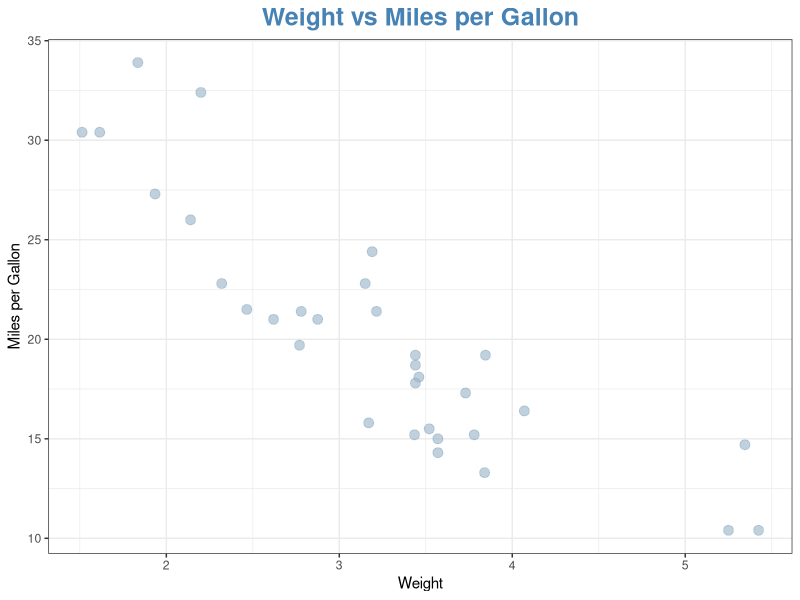
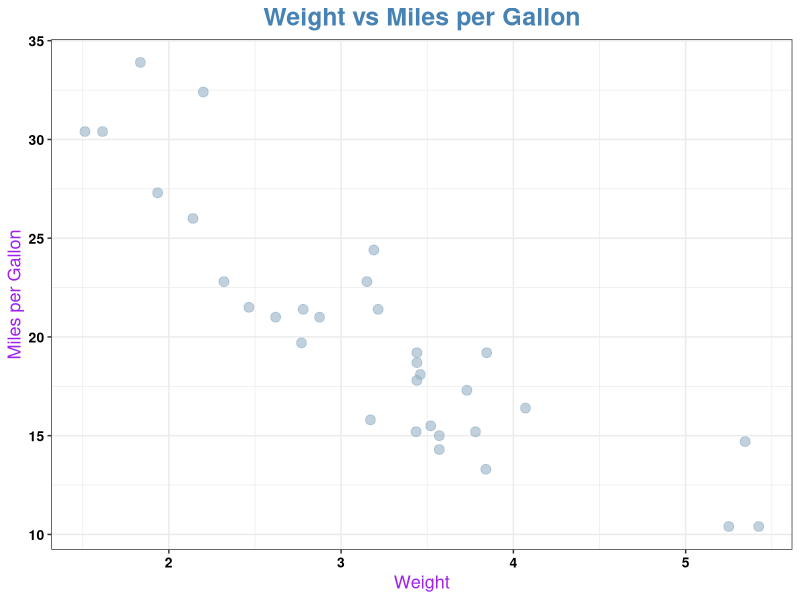
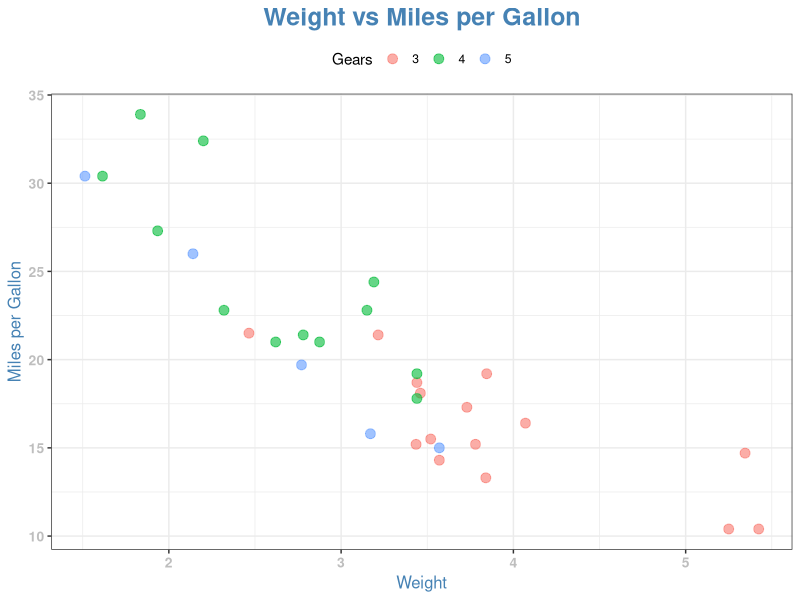
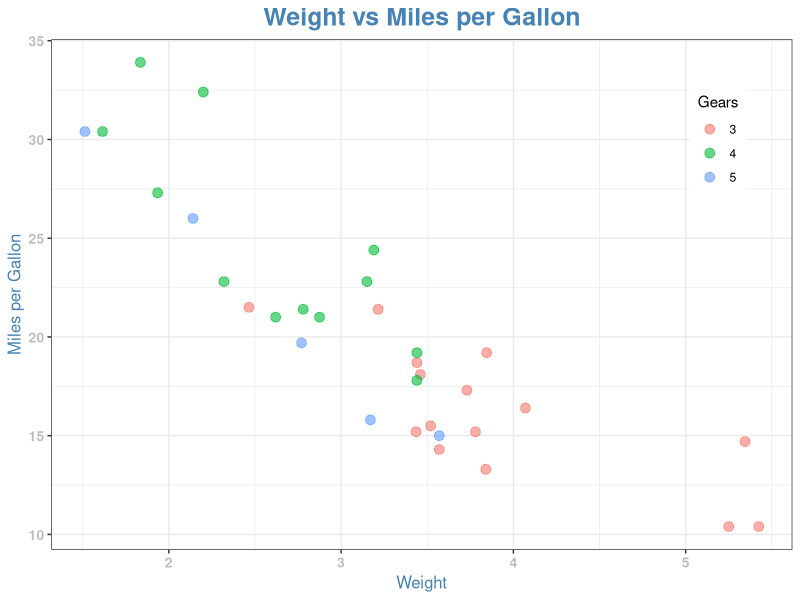
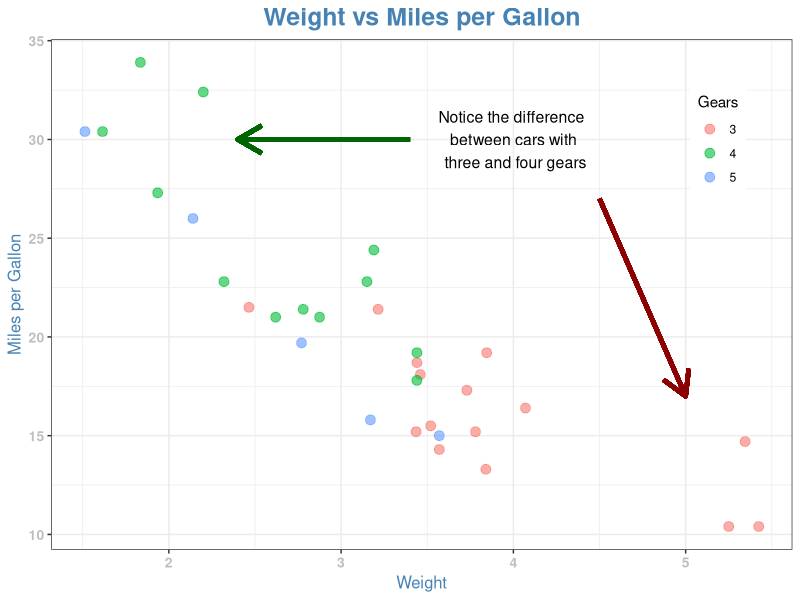
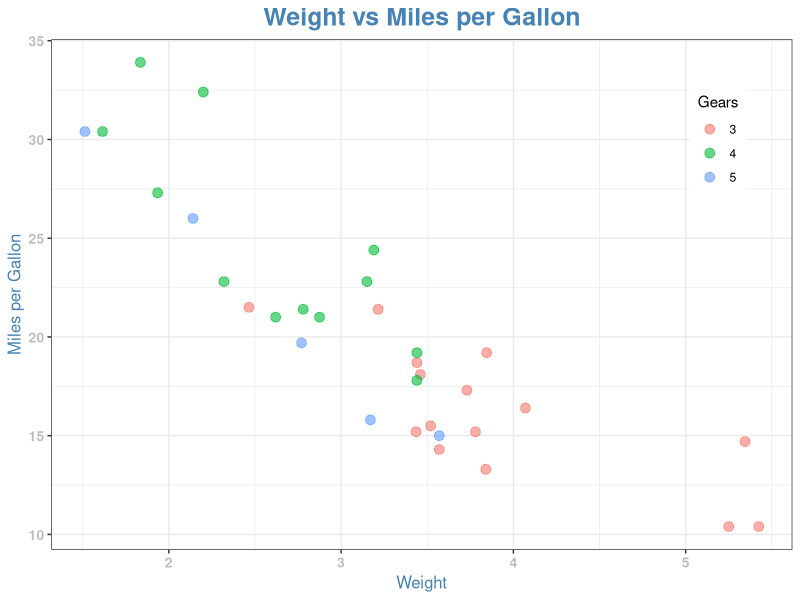

Source code (R) for these figures, in order:
library(tidyverse)


mtcars %>%
  ggplot(aes(x = wt, y = mpg)) +
  geom_point(size = 3,
             colour = "#97B3C6",
             alpha = 0.6)+
  labs(title = "Weight vs Miles per Gallon",
       x = "Weight",
       y = "Miles per Gallon")+
  theme_bw()+
  theme(plot.title =
          element_text(size = 18,
                       face = "bold",
                       color = "steelblue",
                       hjust = 0.5)) 


## we can change the font size, color, weight etc. 
# of both the x and y axis titles and 
# the tic mark labels too


mtcars %>%
  ggplot(aes(x = wt, y = mpg)) +
  geom_point(size = 3,
             colour = "#97B3C6",
             alpha = 0.6)+
  labs(title = "Weight vs Miles per Gallon",
       x = "Weight",
       y = "Miles per Gallon") +
  theme_bw() +
  theme(plot.title =
          element_text(size = 18,
                       face = "bold",
                       color = "steelblue",
                       hjust = 0.5),
        axis.text =
          element_text(size = 10,
                       color = "black",
                       face = "bold"),
        axis.title =
          element_text(size = 13,
                       color = "purple"))



# Legend position

mtcars %>%
  ggplot(aes(x = wt, y = mpg, color = factor(gear))) +
  geom_point(size = 3,
             alpha = 0.6)+
  labs(title = "Weight vs Miles per Gallon",
       x = "Weight",
       y = "Miles per Gallon",
       color = "Gears") +
  theme_bw()+
  theme(plot.title =
          element_text(size = 18,
                       face = "bold",
                       color = "steelblue",
                       hjust = 0.5),
        axis.text =
          element_text(size = 10,
                       color = "grey",
                       face = "bold"),
        axis.title =
          element_text(size = 12,
                       color = "steelblue")) +
  theme(legend.position = "top") 



## Changing Legend position

mtcars %>%
  ggplot(aes(x = wt, y = mpg, color = factor(gear))) +
  geom_point(size = 3,
             alpha = 0.6)+
  labs(title = "Weight vs Miles per Gallon",
       x = "Weight",
       y = "Miles per Gallon",
       color = "Gears") +
  theme_bw()+
  theme(plot.title =
          element_text(size = 18,
                       face = "bold",
                       color = "steelblue",
                       hjust = 0.5),
        axis.text =
          element_text(size = 10,
                       color = "grey",
                       face = "bold"),
        axis.title =
          element_text(size = 12,
                       color = "steelblue")) +
  theme(legend.position = c(0.9,0.8)) 
  ggsave("mpg plot.png",
         width = 15,
         height = 10,
         units = "cm",
         dpi = 300)


  
# Adding annotations, lines, and arrows 
  
mtcars %>%
  ggplot(aes(x = wt, y = mpg, color = factor(gear))) +
  geom_point(size = 3,
             alpha = 0.6) +
  labs(title = "Weight vs Miles per Gallon",
       x = "Weight",
       y = "Miles per Gallon",
       color = "Gears") +
  theme_bw()+
  theme(plot.title =
          element_text(size = 18,
                       face = "bold",
                       color = "steelblue",
                       hjust = 0.5),
        axis.text =
          element_text(size = 10,
                       color = "grey",
                       face = "bold"),
        axis.title =
          element_text(size = 12,
                       color = "steelblue")) +
  theme(legend.position = c(0.9,0.8)) +
  annotate("text", x = 4, y = 30,
           label = "Notice the difference \n between cars with \n three and four gears",
           color = "black",
           face = "bold",
           size = 4) + 
  geom_segment(x = 4.5, y = 27,
               xend = 5, yend = 17,
               arrow = arrow(length = unit(0.7, "cm")),
               color = "darkred",
               size = 1.5) + 
  geom_segment(x = 3.4, y = 30,
               xend = 2.4, yend = 30,
               arrow = arrow(length = unit(0.7, "cm")),
               color = "darkgreen",
               size = 1.5) 
